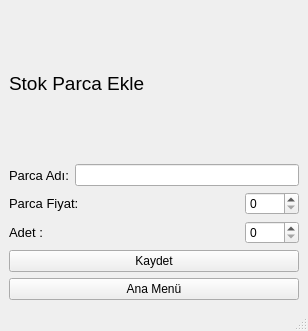
<?xml version="1.0" encoding="UTF-8"?>
<ui version="4.0">
 <class>MainWindow</class>
 <widget class="QMainWindow" name="MainWindow">
  <property name="geometry">
   <rect>
    <x>0</x>
    <y>0</y>
    <width>308</width>
    <height>331</height>
   </rect>
  </property>
  <property name="windowTitle">
   <string>Stok Parca Ekle</string>
  </property>
  <widget class="QWidget" name="centralwidget">
   <layout class="QVBoxLayout" name="verticalLayout">
    <item>
     <widget class="QLabel" name="label">
      <property name="font">
       <font>
        <pointsize>14</pointsize>
       </font>
      </property>
      <property name="text">
       <string>Stok Parca Ekle</string>
      </property>
     </widget>
    </item>
    <item>
     <layout class="QHBoxLayout" name="horizontalLayout">
      <item>
       <widget class="QLabel" name="label_2">
        <property name="font">
         <font>
          <pointsize>10</pointsize>
         </font>
        </property>
        <property name="text">
         <string>Parca Adı:</string>
        </property>
       </widget>
      </item>
      <item>
       <widget class="QLineEdit" name="lineEdit_stokParcaadi"/>
      </item>
     </layout>
    </item>
    <item>
     <layout class="QHBoxLayout" name="horizontalLayout_3">
      <item>
       <widget class="QLabel" name="label_4">
        <property name="font">
         <font>
          <pointsize>10</pointsize>
         </font>
        </property>
        <property name="text">
         <string>Parca Fiyat:</string>
        </property>
       </widget>
      </item>
      <item>
       <spacer name="horizontalSpacer_2">
        <property name="orientation">
         <enum>Qt::Horizontal</enum>
        </property>
        <property name="sizeHint" stdset="0">
         <size>
          <width>40</width>
          <height>20</height>
         </size>
        </property>
       </spacer>
      </item>
      <item>
       <widget class="QSpinBox" name="spinBox_stokParcafiyat">
        <property name="maximum">
         <number>9999</number>
        </property>
       </widget>
      </item>
     </layout>
    </item>
    <item>
     <layout class="QHBoxLayout" name="horizontalLayout_2">
      <item>
       <widget class="QLabel" name="label_3">
        <property name="font">
         <font>
          <pointsize>10</pointsize>
         </font>
        </property>
        <property name="text">
         <string>Adet :</string>
        </property>
       </widget>
      </item>
      <item>
       <spacer name="horizontalSpacer">
        <property name="orientation">
         <enum>Qt::Horizontal</enum>
        </property>
        <property name="sizeHint" stdset="0">
         <size>
          <width>40</width>
          <height>20</height>
         </size>
        </property>
       </spacer>
      </item>
      <item>
       <widget class="QSpinBox" name="spinBox_stokParcaadet">
        <property name="maximum">
         <number>9999</number>
        </property>
       </widget>
      </item>
     </layout>
    </item>
    <item>
     <widget class="QPushButton" name="pushButton_kaydet">
      <property name="text">
       <string>Kaydet</string>
      </property>
     </widget>
    </item>
    <item>
     <widget class="QPushButton" name="pushButton_Anamenu">
      <property name="text">
       <string>Ana Menü</string>
      </property>
     </widget>
    </item>
   </layout>
  </widget>
  <widget class="QMenuBar" name="menubar">
   <property name="geometry">
    <rect>
     <x>0</x>
     <y>0</y>
     <width>308</width>
     <height>26</height>
    </rect>
   </property>
  </widget>
  <widget class="QStatusBar" name="statusbar"/>
 </widget>
 <resources/>
 <connections/>
</ui>
